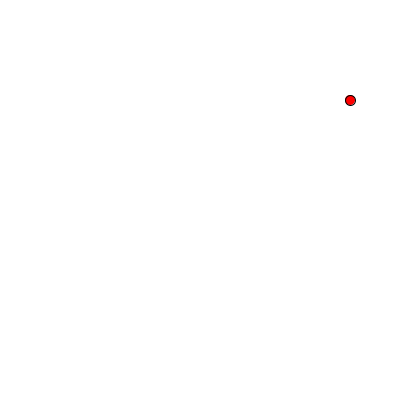
Frame 1 (no input)
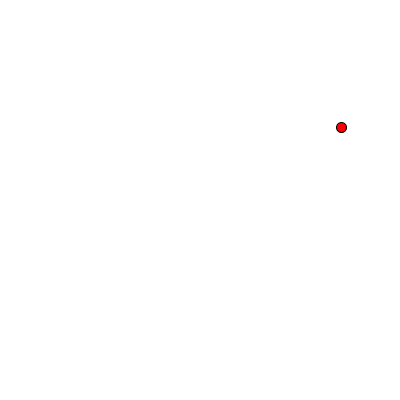
Frame 60 (the mouse pressed at the canvas centre just before this capture)
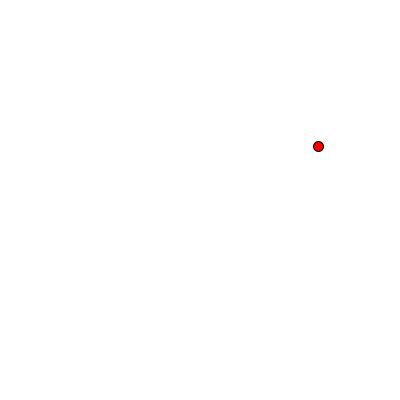
Frame 120 (the mouse held since frame 60 and released just before this capture)

The Processing sketch that drew these frames (run headless with seeded random() and noise(); from frame 60 on, the mouse is pressed at the canvas centre):

// Processing sketch: sketch_250924c
// ── sketch_250924c.pde
//Henry Wrede Black

float t;

void setup(){
  size(400, 400);
  
}

void draw(){
  ellipseMode(CENTER);
  background(255);
  
  float x = 300 + 50*cos(t);
  float y = 100 + 50*sin(t);
  
  fill(255, 0, 0);
  ellipse(x, y, 10, 10);
  
  t += 0.01;
}
